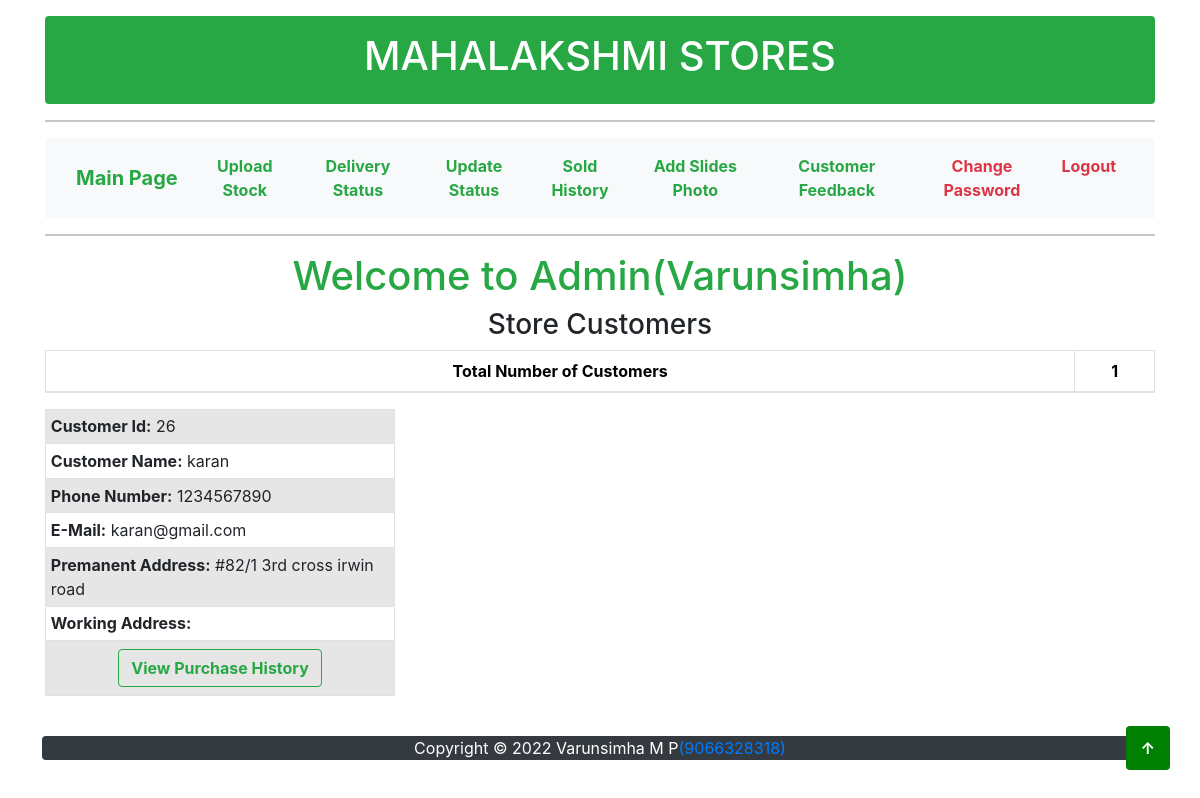
The page /managerpage.php (signed in) on the database its author committed.
### tables this page shows
CREATE TABLE `customerdetails` (
  `id` int(255) NOT NULL,
  `fname` varchar(40) NOT NULL,
  `pnumber` int(10) NOT NULL,
  `mail` varchar(40) NOT NULL,
  `paddress` varchar(60) NOT NULL,
  `waddress` varchar(60) NOT NULL
);

### managerpage.php (the view, shortened to what this page needs)
<?php
if (isset($_SESSION['login'])) {
   $fname = $_SESSION['fname'];
?>
<!DOCTYPE html>
<html>
<head>
  <link href="https://cdn.jsdelivr.net/npm/bootstrap@5.1.2/dist/css/bootstrap.min.css" rel="stylesheet">
  <link rel="stylesheet" href="https://cdn.jsdelivr.net/npm/bootstrap@4.6.1/dist/css/bootstrap.min.css">
</head>
<body>
<center>
<div class="container">
        <div class=" mt-3 p-3 bg-success text-white rounded">
          <h1>MAHALAKSHMI STORES</h1>
        </div>
  <hr>
  <nav class="navbar navbar-expand-lg navbar-light bg-light">
  <div class="container-fluid">
     <a class="navbar-brand text-success" href="#"><b>Main Page</b></a>
    <div class="collapse navbar-collapse" id="navbarSupportedContent">
      <ul class="navbar-nav me-auto mb-2 mb-lg-0">
      <li class="nav-item">
        <a class="nav-link text-success" href="stock.php"><b>Upload Stock</b></a>
      </li>
  <li class="nav-item">
    <a>&nbsp;</a>
  </li>
  <li class="nav-item">
    <a class="nav-link text-success" href="deliverystatus.php"><b>Delivery Status</b></a>
  </li>
      <li class="nav-item">
        <a>&nbsp;</a>
      </li>
      <li class="nav-item">
        <a class="nav-link text-success" href="updatestockstatus.php"><b>Update Status</b></a>
      </li>
        <li class="nav-item">
              <a>&nbsp;</a>
            </li>
            <li class="nav-item">
              <li class="nav-item">
                <a class="nav-link text-success" a href="itemsoldhistory.php"><b>Sold History</b></a>
              </li>
          <li class="nav-item">
            <a>&nbsp;</a>
          </li>
          <li class="nav-item">
            <li class="nav-item">
              <a class="nav-link text-success" a href="addcarousel.php"><b>Add Slides Photo</b></a>
            </li>
        <li class="nav-item">
          <a>&nbsp;</a>
        </li>
      <li class="nav-item">
        <a class="nav-link text-success" href="feedbackretrive.php"><b>Customer Feedback</b></a>
      </li>
      <li class="nav-item">
        <a>&nbsp;</a>
      </li>
    <li class="nav-item">
      <a class="nav-link text-danger" href="mchangepassword.php"><b>Change Password</b></a>
    </li>
          <li class="nav-item">
            <a>&nbsp;</a>
          </li>
    <li class="nav-item">
      <a class="nav-link text-danger" href="managerlogout.php"><b>Logout</b></a>
    </li>
      </ul>
    </div>
  </div>
  </nav>
            <hr>
            <h1 class="text-center text-success">Welcome to Admin(<?php echo $fname;?>)</h1>
                    <h3 class="text-center">Store Customers</h3>
        <?php
        include "dbconnect.php";
          $sql = "SELECT * FROM customerdetails";
          $result = $conn->query($sql);
            $row = mysqli_num_rows($result);
            ?>
            <div class="row">
                <div class="col">
                    <div class="table-responsive-sm">
                    <table class="table table-hover table-sm table-striped table-condensed table-bordered" style="border-color:black;">
                        <thead style="color : black;">
                            <tr>
            <td class="text-center py-2"><b>Total Number of Customers</b></td>
            <td class="text-center py-2"><b><?php echo $row ?></b></td>
            </tr>
          </thead>
          </table>
          <?php
          $sql = "SELECT * FROM customerdetails";
          $result = mysqli_query($conn,$sql);
          ?>
          <div class="row sm-4">
                        <?php
                      while($rows=mysqli_fetch_assoc($result)){
                  ?>
                        <div class="col-sm-4">
                            <div class="table-responsive-sm">
                            <table class="table table-hover table-sm table-striped table-condensed table-bordered">
                              <tr>
                                <td ><b>Customer Id:</b> <?php echo $rows['id']?></td>
                              </tr>
                              <tr>
                                <td ><b>Customer Name:</b> <?php echo $rows['fname']?></td>
                              </tr>
                              <tr>
                                <td><b>Phone Number:</b> <?php echo $rows['pnumber']?></td>
                              </tr>
                              <tr>
                                <td><b>E-Mail:</b> <?php echo $rows['mail']?></td>
                                </tr>
                                <tr>
                                  <td ><b>Premanent Address:</b> <?php echo $rows['paddress']?></td>
                                <tr>
                                  <td><b>Working Address:</b> <?php echo $rows['waddress']?></td>
          </tr>
          <tr>  <td class="text-center py-2"><a href="viewcustomerpurchase.php?mail=<?php echo $rows['mail'];?>"> <button type="button" class="btn btn-outline-success"><b>View Purchase History</b></button></a>
          </td></tr>
                            </table>
                          </div>
                        </div>
                      <?php } ?>
          </div>
        </div><br>
               </div>
               <a href="#"><div class="scrollTop rounded"><b>&#8593;</b></div></a>
               <div>
               <div class="bg-dark text-white rounded">
                 <center>
                   <p>Copyright &copy; 2022 Varunsimha M P<a href="tel:9066328318">(9066328318)</a></p>
               </center>
               </div>
             </div>
</body>
</html>
<?php
} else {
    header("location:managerlogin.php ");
}
?>

### managerpage.php (style rules this page uses)
* { scroll-behavior: smooth; }
.scrollTop { position: fixed; bottom: 30px; right: 30px; padding: 10px 15px; background-color: green; color: #fff; border-radius: 1px solid #fff; cursor: pointer; transition: all 0.5s ease 0s; }

### rows shown on the page
customerdetails: id "26", fname "karan", pnumber "1234567890", mail "karan@gmail.com", paddress "#82/1 3rd cross irwin road"

### other values the page prints
$fname "Varunsimha"
$row "1"
